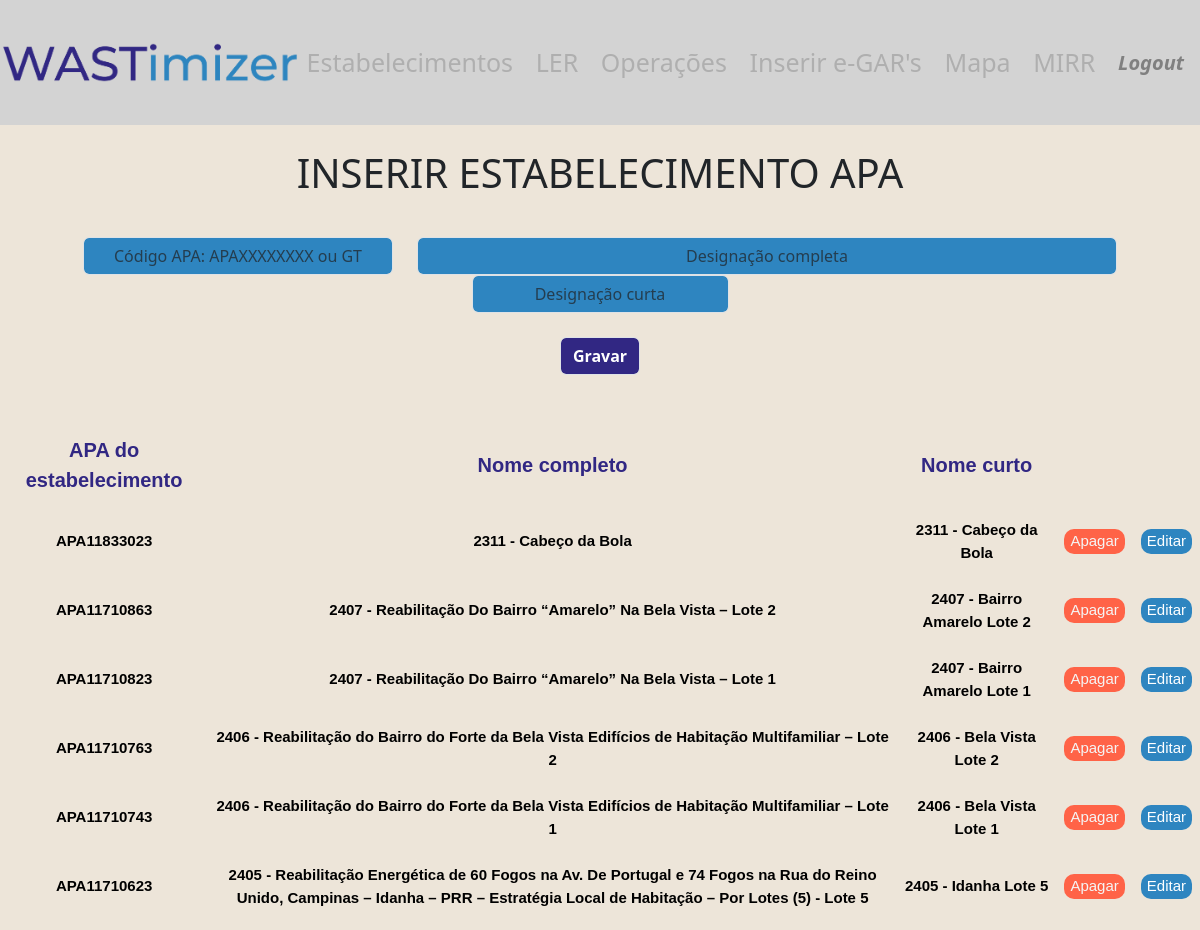
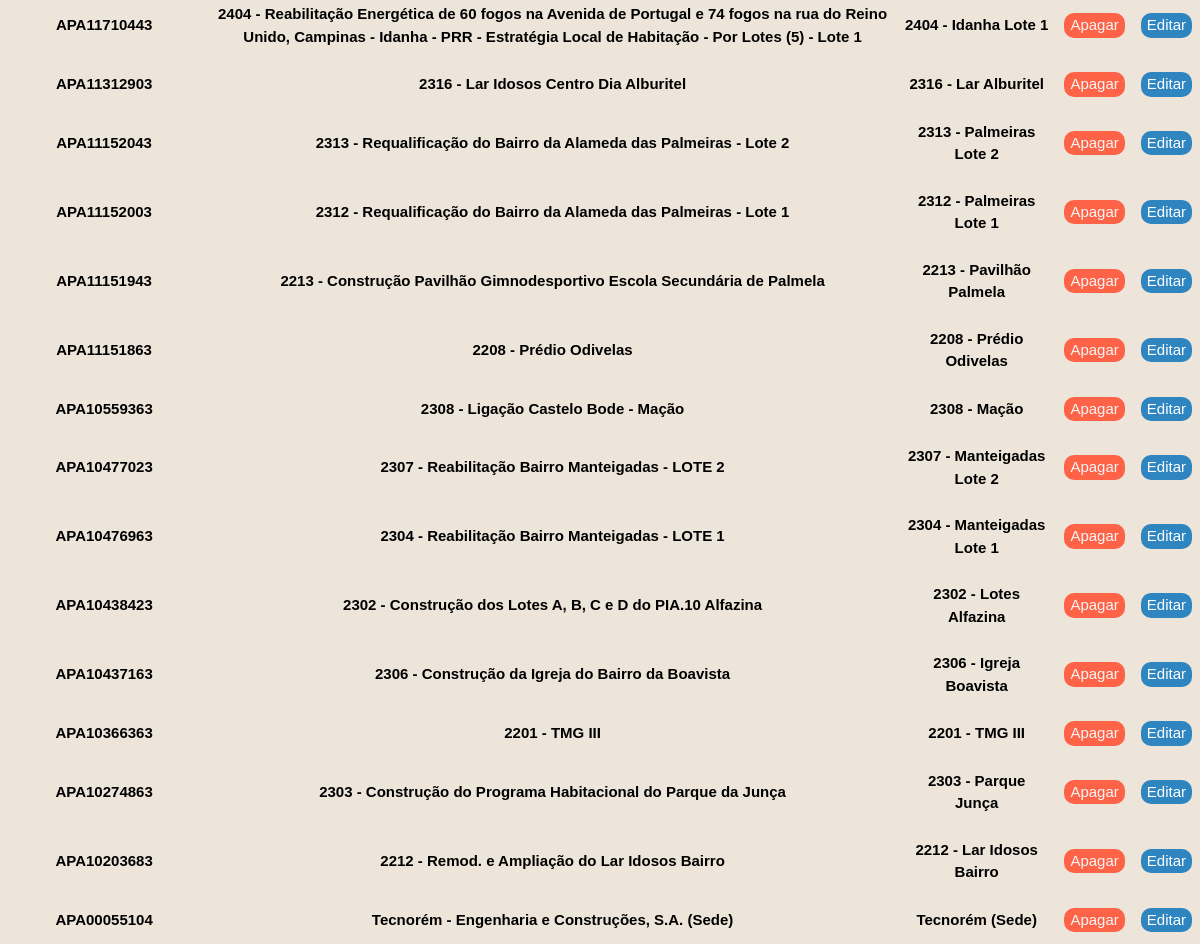
The page /establishments (signed in) on the database its author committed (2 pictures, top to bottom).
### tables this page shows
CREATE TABLE apa_code_contract(
        id INTEGER PRIMARY KEY AUTOINCREMENT NOT NULL,
        apa_code TEXT NOT NULL,
        contract_full TEXT NOT NULL,
        contract_short TEXT NOT NULL
    );

### app.py (the view, shortened to what this page needs)
@app.route("/establishments", methods=["GET", "POST"])
@login_required
def establishments():
    if request.method == "GET":
        all_estab = db.execute("""
        SELECT
            id,apa_code,contract_full,contract_short
        FROM
            apa_code_contract
        ORDER BY
            apa_code DESC""")
        return render_template("establishments.html", all_estab=all_estab)

### helpers.py (called while the page is built)
def login_required(f):
    @wraps(f)
    def decorated_function(*args, **kwargs):
        if session.get("user_id") is None:
            return redirect("/login")
        return f(*args, **kwargs)
    return decorated_function

### templates/establishments.html (shortened to what this page needs)
<!DOCTYPE html>
{% extends "layout.html" %}
{% block main %}
<br>
<p class="display-6 text-center"> INSERIR ESTABELECIMENTO APA</p>
<br>
<form action="/establishments" method="post">
    <div class="row justify-content-center">
        <div class="col-auto">
            <input autocomplete="off" autofocus class="form-control text-center mx-auto" style="width: 310px; background-color: rgb(46, 133, 192)" name="apa_code" placeholder="Código APA: APAXXXXXXXX ou GT"
                type="text">
        </div>
        <div class="col-auto">
            <input autocomplete="off" class="form-control text-center mx-auto" style="width: 700px; background-color:  rgb(46, 133, 192)" name="nome_estab" placeholder="Designação completa" type="text">
        </div>
        <div class="col-auto">
            <input autocomplete="off" class="form-control text-center mx-auto w-auto" style ="background-color:  rgb(46, 133, 192)" name="nome_estab_curto" placeholder="Designação curta" type="text">
        </div>
    </div>
    <br>
    <button class="form-control text-white fw-bold mx-auto w-auto" style="background-color: rgb(49,39,131);" type="submit">Gravar</button>
    <br>
</form>
<br>
<table id="input_tables" style="width:100%">
    <thead>
        <tr>
            <th>APA do estabelecimento</th>
            <th>Nome completo</th>
            <th>Nome curto</th>
        </tr>
    </thead>
    <tbody>
        {%for row in all_estab%}
        <tr>
            <td>{{ row.apa_code }}</td>
            <td>{{ row.contract_full }}</td>
            <td>{{ row.contract_short }}</td>
            <td>
                <button class="delet_edit_bttn" style="background-color: tomato; color: whitesmoke" onclick="showConfirmDelete('{{ row.id }}')">Apagar</button>
            </td>
            <td>
                <button class="delet_edit_bttn" style="background-color: rgb(46, 133, 192); color: white" onclick="showEditForm('{{ row.apa_code }}')">Editar</button>
            </td>
        </tr>
        {% endfor %}
    </tbody>
</table>
{% endblock %}

### templates/layout.html (shortened to what this page needs)
<!DOCTYPE html>
<html lang="en">
    <head>
        <link rel="stylesheet" type="text/css" href="static/style.css">
        <link href="https://cdn.jsdelivr.net/npm/bootstrap@5.3.3/dist/css/bootstrap.min.css" rel="stylesheet">
    </head>
    <body class="body_layout">
        <nav>
            <div>
                <div>
                    {% if session["user_id"] %}
                    <nav class="navbar navbar-dark bg-light-gray">
                        <img src="{{ url_for('static', filename='wastimizerLogo.png') }}" alt="Logo" width="300">
                        <a class="navbar-brand" href="/establishments">Estabelecimentos</a>
                        <a class="navbar-brand" href="/codler_description">LER</a>
                        <a class="navbar-brand" href="/operation_description">Operações</a>
                        <a class="navbar-brand" href="/insert">Inserir e-GAR's</a>
                        <a class="navbar-brand" href="/history">Mapa</a>
                        <a class="navbar-brand" href="/mirr">MIRR</a>
                        <a class="navbar-brand logout" href="/logout">Logout</a>
                    </nav>
                    {% endif %}
                </div>
            </div>
        </nav>
        {% block main %}{% endblock %}
    </body>
</html>

### static/style.css (style rules this page uses)
nav .navbar-brand { font-size: 25px; color: rgb(175, 175, 175); }
.navbar-brand.logout { font-size: 20px; color: grey; font-style: italic; font-weight: bold; }
nav .bg-light-gray { background-color: lightgray; }
.body_layout { background-color: #ede5d9; }
.delet_edit_bttn { border: none; border-radius: 10px; }
#input_tables { font-family: Arial, Helvetica, sans-serif; border-collapse: collapse; width: 100%; }
#input_tables td, #input_tables th { padding: 8px; padding-top: 12px; padding-bottom: 12px; font-size: 15px; text-align: center; font-weight: bold; }
#input_tables th { font-size: 20px; color: rgb(49, 39, 131); }
#input_tables td { font-size: 15px; color: black; }

### rows shown on the page
apa_code_contract: apa_code "APA11833023", contract_full "2311 - Cabeço da Bola", contract_short "2311 - Cabeço da Bola"
apa_code_contract: apa_code "APA11710863", contract_full "2407 - Reabilitação Do Bairro “Amarelo” Na Bela Vista – Lote 2", contract_short "2407 - Bairro Amarelo Lote 2"
apa_code_contract: apa_code "APA11710823", contract_full "2407 - Reabilitação Do Bairro “Amarelo” Na Bela Vista – Lote 1", contract_short "2407 - Bairro Amarelo Lote 1"
apa_code_contract: apa_code "APA11710763", contract_full "2406 - Reabilitação do Bairro do Forte da Bela Vista Edifícios de Habitação Multifamiliar – Lote 2", contract_short "2406 - Bela Vista Lote 2"
apa_code_contract: apa_code "APA11710743", contract_full "2406 - Reabilitação do Bairro do Forte da Bela Vista Edifícios de Habitação Multifamiliar – Lote 1", contract_short "2406 - Bela Vista Lote 1"
apa_code_contract: apa_code "APA11710623", contract_full "2405 - Reabilitação Energética de 60 Fogos na Av. De Portugal e 74 Fogos na Rua do Reino Unido, Campinas – Idanha – PRR – Estratégia Local de Habitação – Por Lotes (5) - Lote 5", contract_short "2405 - Idanha Lote 5"
apa_code_contract: apa_code "APA11710443", contract_full "2404 - Reabilitação Energética de 60 fogos na Avenida de Portugal e 74 fogos na rua do Reino Unido, Campinas - Idanha - PRR - Estratégia Local de Habitação - Por Lotes (5) - Lote 1", contract_short "2404 - Idanha Lote 1"
apa_code_contract: apa_code "APA11312903", contract_full "2316 - Lar Idosos Centro Dia Alburitel", contract_short "2316 - Lar Alburitel"
apa_code_contract: apa_code "APA11152043", contract_full "2313 - Requalificação do Bairro da Alameda das Palmeiras - Lote 2", contract_short "2313 - Palmeiras Lote 2"
apa_code_contract: apa_code "APA11152003", contract_full "2312 - Requalificação do Bairro da Alameda das Palmeiras - Lote 1", contract_short "2312 - Palmeiras Lote 1"
apa_code_contract: apa_code "APA11151943", contract_full "2213 - Construção Pavilhão Gimnodesportivo Escola Secundária de Palmela", contract_short "2213 - Pavilhão Palmela"
apa_code_contract: apa_code "APA11151863", contract_full "2208 - Prédio Odivelas", contract_short "2208 - Prédio Odivelas"
apa_code_contract: apa_code "APA10559363", contract_full "2308 - Ligação Castelo Bode - Mação", contract_short "2308 - Mação"
apa_code_contract: apa_code "APA10477023", contract_full "2307 - Reabilitação Bairro Manteigadas - LOTE 2", contract_short "2307 - Manteigadas Lote 2"
apa_code_contract: apa_code "APA10476963", contract_full "2304 - Reabilitação Bairro Manteigadas - LOTE 1", contract_short "2304 - Manteigadas Lote 1"
apa_code_contract: apa_code "APA10438423", contract_full "2302 - Construção dos Lotes A, B, C e D do PIA.10 Alfazina", contract_short "2302 - Lotes Alfazina"
apa_code_contract: apa_code "APA10437163", contract_full "2306 - Construção da Igreja do Bairro da Boavista", contract_short "2306 - Igreja Boavista"
apa_code_contract: apa_code "APA10366363", contract_full "2201 - TMG III", contract_short "2201 - TMG III"
apa_code_contract: apa_code "APA10274863", contract_full "2303 - Construção do Programa Habitacional do Parque da Junça", contract_short "2303 - Parque Junça"
apa_code_contract: apa_code "APA10203683", contract_full "2212 - Remod. e Ampliação do Lar Idosos Bairro", contract_short "2212 - Lar Idosos Bairro"
apa_code_contract: apa_code "APA00055104", contract_full "Tecnorém - Engenharia e Construções, S.A. (Sede)", contract_short "Tecnorém (Sede)"
